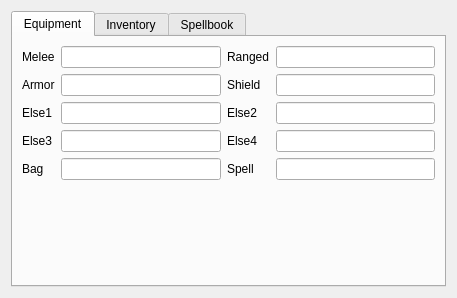
<?xml version="1.0" encoding="UTF-8"?>
<ui version="4.0">
 <class>CharacterData</class>
 <widget class="QWidget" name="CharacterData">
  <property name="geometry">
   <rect>
    <x>0</x>
    <y>0</y>
    <width>457</width>
    <height>298</height>
   </rect>
  </property>
  <property name="windowTitle">
   <string>Form</string>
  </property>
  <layout class="QHBoxLayout" name="horizontalLayout">
   <item>
    <widget class="QTabWidget" name="tabWidget">
     <property name="currentIndex">
      <number>0</number>
     </property>
     <widget class="QWidget" name="tabEquipment">
      <attribute name="title">
       <string>Equipment</string>
      </attribute>
      <layout class="QGridLayout" name="gridLayout">
       <item row="0" column="0">
        <widget class="QLabel" name="label_9">
         <property name="text">
          <string>Melee</string>
         </property>
        </widget>
       </item>
       <item row="0" column="1">
        <widget class="QLineEdit" name="charMelee"/>
       </item>
       <item row="0" column="2">
        <widget class="QLabel" name="label_10">
         <property name="text">
          <string>Ranged</string>
         </property>
        </widget>
       </item>
       <item row="0" column="3">
        <widget class="QLineEdit" name="charRanged"/>
       </item>
       <item row="1" column="0">
        <widget class="QLabel" name="label_11">
         <property name="text">
          <string>Armor</string>
         </property>
        </widget>
       </item>
       <item row="1" column="1">
        <widget class="QLineEdit" name="charArmor"/>
       </item>
       <item row="1" column="2">
        <widget class="QLabel" name="label_12">
         <property name="text">
          <string>Shield</string>
         </property>
        </widget>
       </item>
       <item row="1" column="3">
        <widget class="QLineEdit" name="charShield"/>
       </item>
       <item row="2" column="0">
        <widget class="QLabel" name="label_14">
         <property name="text">
          <string>Else1</string>
         </property>
        </widget>
       </item>
       <item row="2" column="1">
        <widget class="QLineEdit" name="charElse1"/>
       </item>
       <item row="2" column="2">
        <widget class="QLabel" name="label_17">
         <property name="text">
          <string>Else2</string>
         </property>
        </widget>
       </item>
       <item row="2" column="3">
        <widget class="QLineEdit" name="charElse2"/>
       </item>
       <item row="3" column="0">
        <widget class="QLabel" name="label_15">
         <property name="text">
          <string>Else3</string>
         </property>
        </widget>
       </item>
       <item row="3" column="1">
        <widget class="QLineEdit" name="charElse3"/>
       </item>
       <item row="3" column="2">
        <widget class="QLabel" name="label_18">
         <property name="text">
          <string>Else4</string>
         </property>
        </widget>
       </item>
       <item row="3" column="3">
        <widget class="QLineEdit" name="charElse4"/>
       </item>
       <item row="4" column="0">
        <widget class="QLabel" name="label_16">
         <property name="text">
          <string>Bag</string>
         </property>
        </widget>
       </item>
       <item row="4" column="1">
        <widget class="QLineEdit" name="charBag"/>
       </item>
       <item row="4" column="2">
        <widget class="QLabel" name="label_19">
         <property name="text">
          <string>Spell</string>
         </property>
        </widget>
       </item>
       <item row="4" column="3">
        <widget class="QLineEdit" name="charSpell"/>
       </item>
       <item row="5" column="0">
        <spacer name="verticalSpacer">
         <property name="orientation">
          <enum>Qt::Vertical</enum>
         </property>
         <property name="sizeHint" stdset="0">
          <size>
           <width>20</width>
           <height>40</height>
          </size>
         </property>
        </spacer>
       </item>
      </layout>
     </widget>
     <widget class="QWidget" name="tabInventory">
      <attribute name="title">
       <string>Inventory</string>
      </attribute>
      <layout class="QHBoxLayout" name="horizontalLayout_3">
       <item>
        <widget class="QWidget" name="inventoryPlaceholder" native="true"/>
       </item>
      </layout>
     </widget>
     <widget class="QWidget" name="tabSpellbook">
      <attribute name="title">
       <string>Spellbook</string>
      </attribute>
      <layout class="QHBoxLayout" name="horizontalLayout_2">
       <item>
        <widget class="QTreeWidget" name="spellbookList">
         <property name="acceptDrops">
          <bool>true</bool>
         </property>
         <property name="rootIsDecorated">
          <bool>false</bool>
         </property>
         <property name="uniformRowHeights">
          <bool>false</bool>
         </property>
         <attribute name="headerVisible">
          <bool>false</bool>
         </attribute>
         <column>
          <property name="text">
           <string>Spell</string>
          </property>
         </column>
         <item>
          <property name="text">
           <string>sdfsf</string>
          </property>
         </item>
         <item>
          <property name="text">
           <string>sdff</string>
          </property>
         </item>
        </widget>
       </item>
       <item>
        <layout class="QVBoxLayout" name="verticalLayout_9">
         <item>
          <widget class="QPushButton" name="addSpellButton">
           <property name="text">
            <string>New</string>
           </property>
          </widget>
         </item>
         <item>
          <widget class="QPushButton" name="deleteSpellButton">
           <property name="text">
            <string>Delete</string>
           </property>
          </widget>
         </item>
         <item>
          <spacer name="verticalSpacer_2">
           <property name="orientation">
            <enum>Qt::Vertical</enum>
           </property>
           <property name="sizeHint" stdset="0">
            <size>
             <width>20</width>
             <height>40</height>
            </size>
           </property>
          </spacer>
         </item>
        </layout>
       </item>
      </layout>
     </widget>
    </widget>
   </item>
  </layout>
 </widget>
 <resources/>
 <connections/>
</ui>
